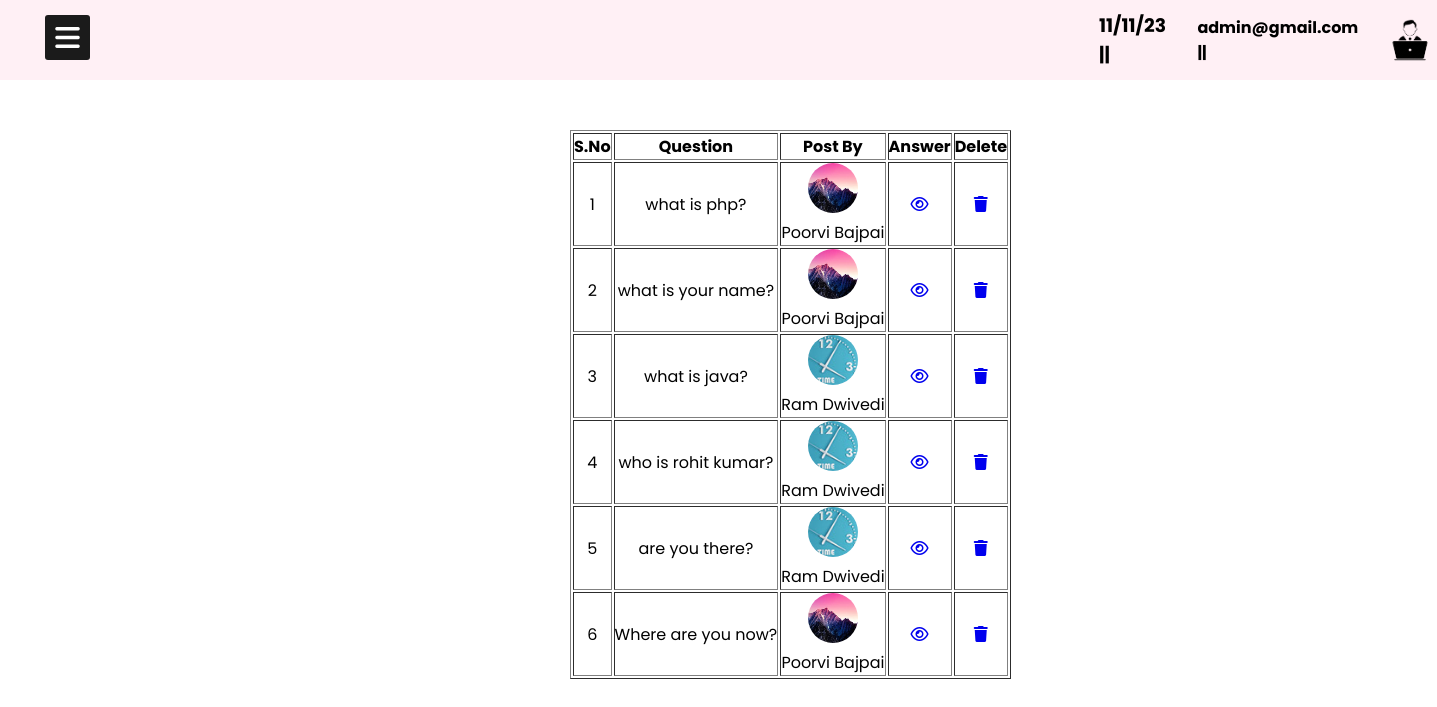
The page /ADMIN/adiscuss.php (signed in) on the database its author committed.
### tables this page shows
CREATE TABLE IF NOT EXISTS `tbl_question` (
  `qid` int NOT NULL AUTO_INCREMENT,
  `uid` int NOT NULL,
  `question` varchar(200) NOT NULL,
  `date` varchar(10) NOT NULL,
  PRIMARY KEY (`qid`)
);

CREATE TABLE IF NOT EXISTS `tbl_user` (
  `uid` int NOT NULL AUTO_INCREMENT,
  `name` varchar(60) NOT NULL,
  `fname` varchar(60) NOT NULL,
  `gender` varchar(6) NOT NULL,
  `email` varchar(40) NOT NULL,
  `password` varchar(15) NOT NULL,
  `mobile` bigint NOT NULL,
  `dob` varchar(10) NOT NULL,
  `address` varchar(60) NOT NULL,
  `city` varchar(20) NOT NULL,
  `pincode` int NOT NULL,
  `course` varchar(20) NOT NULL,
  `sid` int NOT NULL,
  `cid` int NOT NULL,
  `status` varchar(1) NOT NULL,
  `dor` varchar(20) NOT NULL,
  `profile` varchar(30) NOT NULL,
  PRIMARY KEY (`uid`,`name`)
);

### ADMIN/adiscuss.php (the view, shortened to what this page needs)
<?php
include("../connect.php");
include("dashboard.php");
$query="select * from tbl_question";
$res=mysqli_query($con,$query);
?>
<body>
<div class="box">
    <div class="main">
<table border="1">
    <tr>
        <th>S.No</th>
        <th>Question</th>
        <th>Post By</th>
        <th>Answer</th>
        <th>Delete</th>
    </tr>
    <?php
    $a=1;
    while($row=mysqli_fetch_array($res)){
    ?>
        <tr>
            <td><?php echo $a;?></td>
            <td><?php echo $row['question'];?></td>
            <?php $uid=$row['uid'];?>
            <td>
                <?php
                $query2="select  * from tbl_user where uid='$uid'";
                $res2=mysqli_query($con,$query2);
                if($row2=mysqli_fetch_array($res2))
                {
                    $pr=$row2['profile'];
                }
                ?>
                <img src="../student/<?php echo $row2['profile'];?>" style="height:50px;width:50px;border-radius:50px;" /><br><p><?php echo $row2['name']; ?></p></td>
            <td><a href="apost.php?qid=<?php echo $row['qid'];?>"><i class="fa-regular fa-eye"></i></a></td>
            <td><a href="aview.php?qid=<?php echo $row['qid'];?>"><i class="fa-solid fa-trash"></i></a></td>
        </tr>
        <?php
        $a++;
    }
        ?>
</table>
</div>
</div>
</body>

### ADMIN/dashboard.php (style rules this page uses)
* { margin: 0; padding: 0; user-select: none; box-sizing: border-box; font-family: 'Poppins', sans-serif; }
.main { margin-left: 300px; margin-top: 50px; }

### ADMIN/adiscuss.php (style rules this page uses)
.box { height: 100%; margin-left: 270px; text-align: center; }

### rows shown on the page
tbl_question: question "what is php?", tbl_user.profile (picture), tbl_user.name "Poorvi Bajpai"
tbl_question: question "what is your name?", tbl_user.profile (picture), tbl_user.name "Poorvi Bajpai"
tbl_question: question "what is java?", tbl_user.profile (picture), tbl_user.name "Ram Dwivedi"
tbl_question: question "who is rohit kumar?", tbl_user.profile (picture), tbl_user.name "Ram Dwivedi"
tbl_question: question "are you there?", tbl_user.profile (picture), tbl_user.name "Ram Dwivedi"
tbl_question: question "Where are you now?", tbl_user.profile (picture), tbl_user.name "Poorvi Bajpai"

### other values the page prints
$_SESSION['admin'] "admin@gmail.com"
